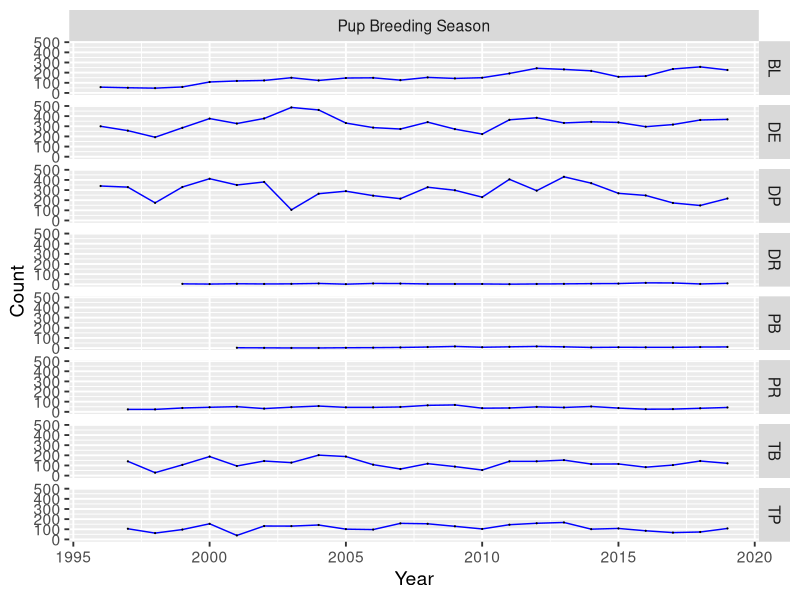
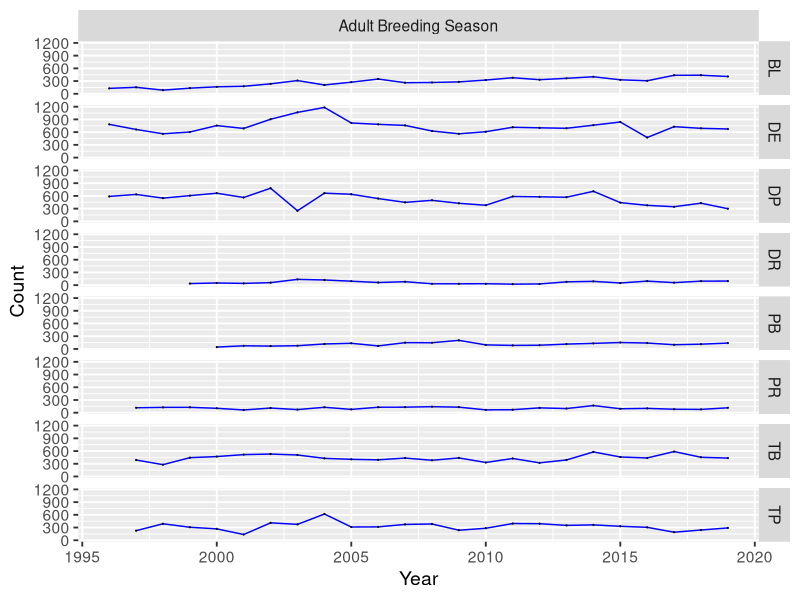
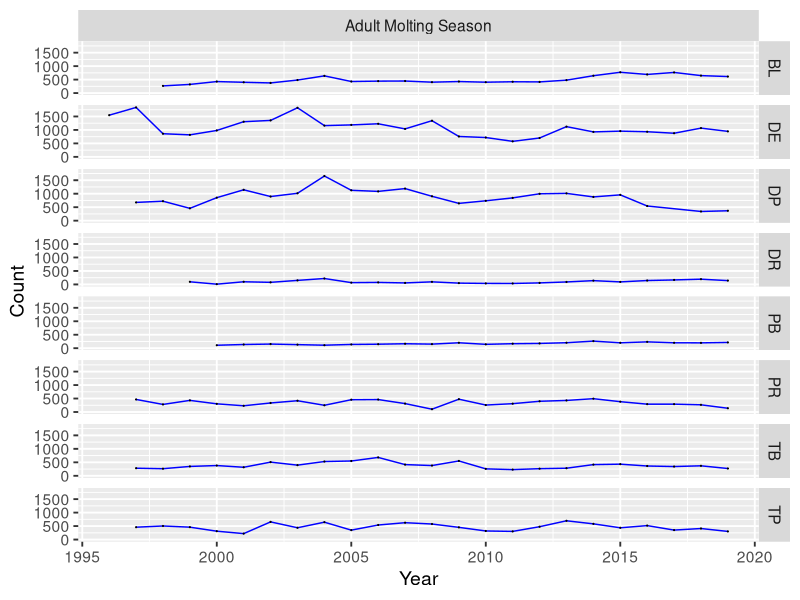

Write R code to recreate these figures, in order.
library("readxl")
library(dplyr)
library(tidyverse)
hseals <- read_excel("Data/1997_2019_Phocadata.xls")
# drop extra cols, explained below
hseals <- hseals[-c(3:4, 8:10)]

# ended up with some extra cols:
# "...10" had N/A's and "* Not sure if TRB was skipped or just no seals" for 	1999-04-12; TP
# "...8" has the names of the people conducting the surveys (?)
# "...9" has notes for the data, copied below

# Notes on the data:
# "\"Pup\" age classification = Live pups only"                                                                                                                                       
# "1. For 1996-99 data, I did not include surveys that had comments about poor visibility or difficulty in identifying pups"                                                          
# "2. Tomales Bay and Tomales Point surveys in 1998 often had only one count"                                                                                                         
# "3. Bolinas, Drakes Estero, and Double Point start in 1996; Pt Reyes Headlands, Tomales Bay, and Tomales Point start in 1997; Duxbury data starts in 1999; Pt Bonita starts in 2000"
# "4. Pt Reyes data includes Sea Lion Overlook"                                                                                                                                       
# "5. TB and TP have only one molting count in 2001"                                                                                                                                  
# "6. No molting counts for any sites in 1996 except one at DE."                                                                                                                      
# "*Another survey on this day with higher counts, but at a higher tide height" for "1999-05-04; PR

# unique(hseals$Subsite)
# abbrev.:    "DP"         "DE"         "BL"      "TB"          "TP"          "PR"       "DR"       "PB"
# name:  Double Point  Drakes Estero  Bolinas  Tomales Bay  Tomales Point  Point Reyes  Duxbury  Point Bonita

get_year <- function(date) {
  if (date$mon > 10) { 
    return(date$year+1901)
  } else {
    return(date$year+1900)
  }
}

# function that does get_year on every item in a list
get_year_all <- function(lst) {
  vec <- numeric()
  for (i in 1:length(lst)) {
    vec <- c(vec, get_year(lst[[i]]))
  }
  return(vec)
}

hseals_date <- strptime(hseals$Date, format="%Y-%m-%d")
hseals$Year <- get_year_all(hseals_date)
hseals$Month_day <- format(hseals$Date, format="%m-%d")
hseals$Month <- format(hseals$Date, format="%m")

# two types of observations: during breeding season (March, April, and May) or during molting season (June July)
# add cols indicating which one for the observation

hseals$Breeding <- hseals$Month == "03" | hseals$Month == "04" | hseals$Month == "05"
hseals$Molting <- hseals$Month == "06" | hseals$Month == "07"

# only want to look at breeding between April 15 and May 15
peakBreed <- format(seq(as.Date("1981-04-15"), as.Date("1981-05-15"), by="days"), format="%m-%d")
hseals$Peak_breeding <- hseals $Month_day %in% peakBreed

# need to get subsite time in better format
hseals_time <- strptime(hseals$SubsiteTime, format="%Y-%m-%d %H:%M:%S")
hseals$Time <- format(hseals_time, "%H:%M")

# drop cols we don't need anymore
hseals <- hseals[-c(3, 7:9)]
# reorder cols
hseals <- hseals[, c(1, 8, 2, 3, 4, 6, 7, 5)]

# unique(hseals$Age)
# "ADULT"     "PUP"       "DEADPUP"   "DEADADULT" "HPUP" 

# hpup <- subset(hseals, Age == "HPUP")
# PRpup1819 <- subset(hseals, Age == "PUP" & Subsite == "PR" ) #& (Year == 2018 | Year == 2019))
# 12 obs in 2018 and 2019 labeled HPUP, all for site == PR; PR has no pup obs for these years so relabel to PUP
hseals$Age[hseals$Age == "HPUP"] <- "PUP"

# don't need to worry about deadpup and deadadult for right now
hseals <- subset(hseals, Age == "PUP" | Age == "ADULT")

# function to get the max count for each year.
# args are location (string) and table 
get_max <- function(tbl, location) {
  tbl <- subset(tbl, Subsite == location)
  m <- tbl %>% group_by(Year) %>% slice(which.max(Count))
  return(m)
}

#######################
### BREEDING SEASON ###
#######################

hseals_breed <- subset(hseals, Peak_breeding == TRUE)

# unique(hseals_breed$Age) gives "ADULT" and "PUP"  

adult_b <- subset(hseals_breed, Age == "ADULT")

DP_adult_b <- get_max(adult_b, "DP") #not missing any years
DE_adult_b <- get_max(adult_b, "DE") #not missing any years
BL_adult_b <- get_max(adult_b, "BL") #not missing any years 
TB_adult_b <- get_max(adult_b, "TB") #not missing any years 
TP_adult_b <- get_max(adult_b, "TP") #not missing any years 
PR_adult_b <- get_max(adult_b, "PR") #not missing any years 
DR_adult_b <- get_max(adult_b, "DR") #not missing any years 
PB_adult_b <- get_max(adult_b, "PB") #not missing any years 

# put it all back into one table
adult_breeding <- data.frame(Date=double(), Time=character(), Subsite=character(), Age=character(),
                             Count=numeric(), Molting=logical(), Peak_breeding=logical(), Year=numeric())

adult_breeding <- rbind(adult_breeding, DP_adult_b)
adult_breeding <- rbind(adult_breeding, DE_adult_b)
adult_breeding <- rbind(adult_breeding, BL_adult_b)
adult_breeding <- rbind(adult_breeding, TB_adult_b)
adult_breeding <- rbind(adult_breeding, TP_adult_b)
adult_breeding <- rbind(adult_breeding, PR_adult_b)
adult_breeding <- rbind(adult_breeding, DR_adult_b)
adult_breeding <- rbind(adult_breeding, PB_adult_b)

pup_b <- subset(hseals_breed, Age == "PUP")

DP_pup_b <- get_max(pup_b, "DP") #not missing any years
DE_pup_b <- get_max(pup_b, "DE") #not missing any years
BL_pup_b <- get_max(pup_b, "BL") #not missing any years
TB_pup_b <- get_max(pup_b, "TB") #not missing any years
TP_pup_b <- get_max(pup_b, "TP") #not missing any years
PR_pup_b <- get_max(pup_b, "PR") #not missing any years
DR_pup_b <- get_max(pup_b, "DR") #not missing any years
PB_pup_b <- get_max(pup_b, "PB") #not missing any years

# put it all back in one table for plotting
pup_breeding <- data.frame(Date=double(), Time=character(), Subsite=character(), Age=character(),
                             Count=numeric(), Molting=logical(), Peak_breeding=logical(), Year=numeric())

pup_breeding <- rbind(pup_breeding, DP_pup_b)
pup_breeding <- rbind(pup_breeding, DE_pup_b)
pup_breeding <- rbind(pup_breeding, BL_pup_b)
pup_breeding <- rbind(pup_breeding, TB_pup_b)
pup_breeding <- rbind(pup_breeding, TP_pup_b)
pup_breeding <- rbind(pup_breeding, PR_pup_b)
pup_breeding <- rbind(pup_breeding, DR_pup_b)
pup_breeding <- rbind(pup_breeding, PB_pup_b)

######################
### MOLTING SEASON ###
######################

hseals_molt <- subset(hseals, Molting == TRUE)

# drop breeding column

# unique(hseals_molt$Age) gives "ADULT" only

DP_adult_m <- get_max(hseals_molt, "DP") #not missing any years
DE_adult_m <- get_max(hseals_molt, "DE") #not missing any years
BL_adult_m <- get_max(hseals_molt, "BL") #not missing any years
TB_adult_m <- get_max(hseals_molt, "TB") #not missing any years
TP_adult_m <- get_max(hseals_molt, "TP") #not missing any years
PR_adult_m <- get_max(hseals_molt, "PR") #not missing any years
DR_adult_m <- get_max(hseals_molt, "DR") #not missing any years
PB_adult_m <- get_max(hseals_molt, "PB") #not missing any years

# put it all back in one table for plotting
molting <- data.frame(Date=double(), Time=character(), Subsite=character(), Age=character(),
                           Count=numeric(), Molting=logical(), Peak_breeding=logical(), Year=numeric())

molting <- rbind(molting, DP_adult_m)
molting <- rbind(molting, DE_adult_m)
molting <- rbind(molting, BL_adult_m)
molting <- rbind(molting, TB_adult_m)
molting <- rbind(molting, TP_adult_m)
molting <- rbind(molting, PR_adult_m)
molting <- rbind(molting, DR_adult_m)
molting <- rbind(molting, PB_adult_m)



################
### PLOTTING ###
################

plot_gg <- function(DATA){
  ggplot(DATA, aes(Year, Count)) +
    geom_line(color = "blue") +
    geom_point(size = 0.1) +
    theme_gray(base_size = 14) +
    facet_grid(Subsite ~ Age)
}

pup_breeding$Age[pup_breeding$Age == "PUP"] <- "Pup Breeding Season"
adult_breeding$Age[adult_breeding$Age == "ADULT"] <- "Adult Breeding Season"
molting$Age[molting$Age == "ADULT"] <- "Adult Molting Season"

plot_gg(pup_breeding)
plot_gg(adult_breeding)
plot_gg(molting)

